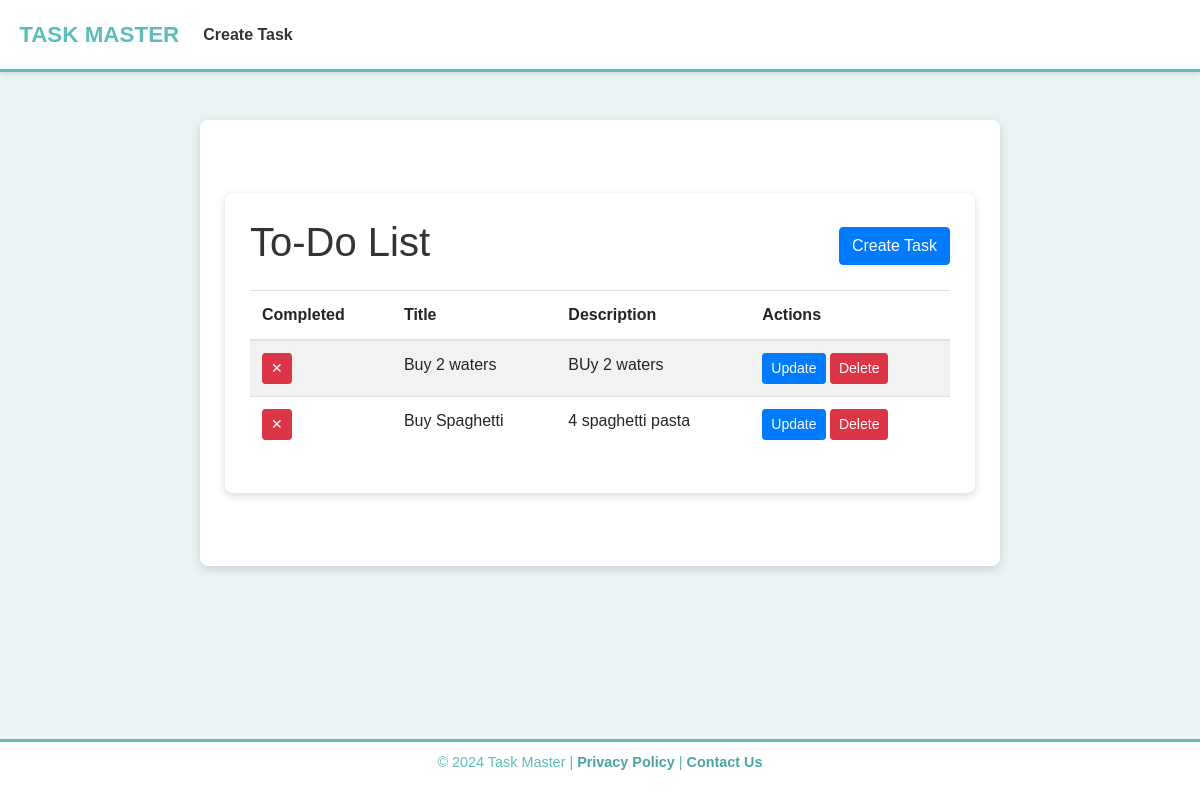
Before: / with the older database file.
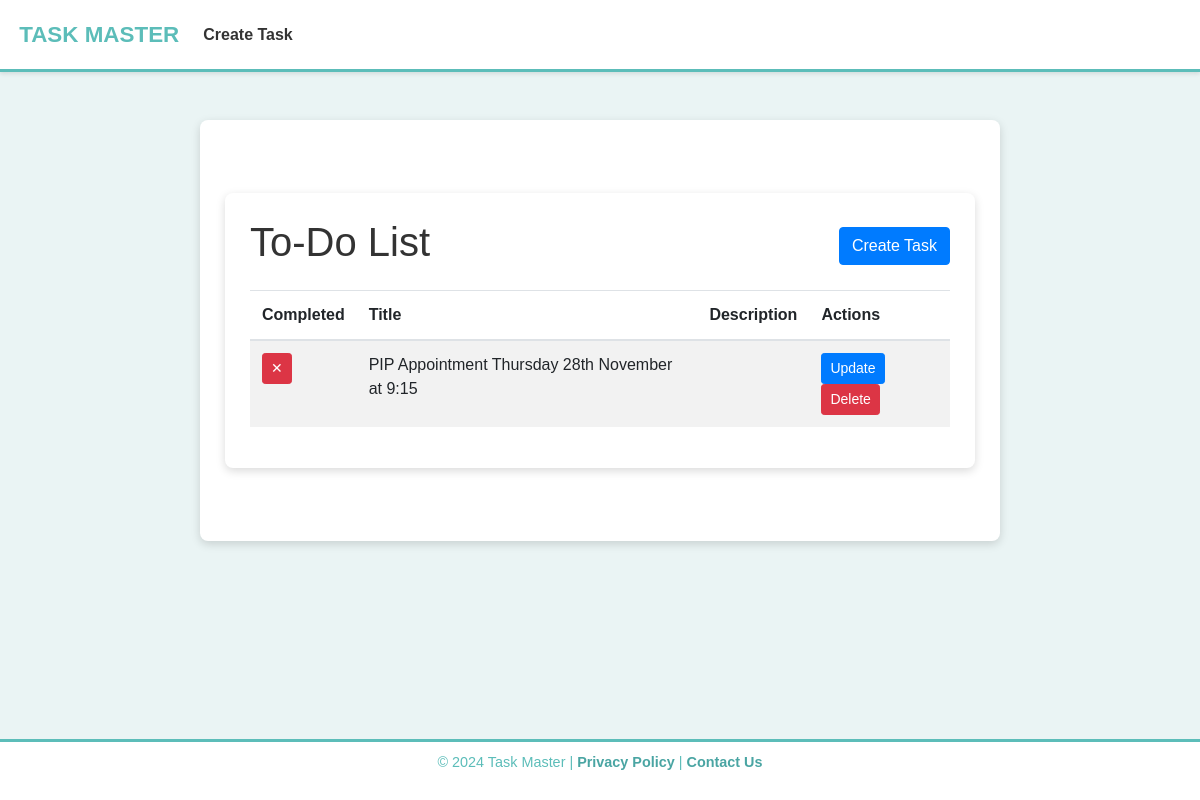
After: the same page with the newer database file.
### tasks/models.py (models this page shows)
class Task(models.Model):
    title = models.CharField(max_length=200)
    description = models.TextField(null=True, blank=True)
    completed = models.BooleanField(default=False)
    created_at = models.DateTimeField(auto_now_add=True)
    updated_at = models.DateTimeField(auto_now=True)

### tasks/views.py (the view)
# urls.py: path('', task_list, name='task_list'),
def task_list(request):
    tasks = Task.objects.all()
    return render(request, 'tasks/task_list.html', {'tasks': tasks})

### tasks/templates/tasks/task_list.html (shortened to what this page needs)
{% extends 'base.html' %}
{% block content %}
<div class="container my-5">
    <div class="row justify-content-between align-items-center mb-3">
        <div class="col-auto">
            <h1>To-Do List</h1>
        </div>
        <div class="col-auto">
            <a href="{% url 'task_create' %}" class="btn btn-primary">Create Task</a>
        </div>
    </div>
    {% if tasks %}
    <table class="table table-striped">
        <thead>
            <tr>
                <th>Completed</th>
                <th>Title</th>
                <th>Description</th>
                <th>Actions</th>
            </tr>
        </thead>
        <tbody>
            {% for task in tasks %}
            <tr>
                <td>
                    <form method="post" action="{% url 'task_update' task.id %}" class="d-inline">
                        <button type="submit" class="btn btn-{% if task.completed %}success{% else %}danger{% endif %} btn-sm">
                            {% if task.completed %}&#10003;{% else %}&#10005;{% endif %}
                        </button>
                    </form>
                </td>
                <td>{{ task.title }}</td>
                <td>{{ task.description }}</td>
                <td>
                    <a href="{% url 'task_update' task.id %}" class="btn btn-primary btn-sm">Update</a>
                    <a href="{% url 'task_delete' task.id %}" class="btn btn-danger btn-sm">Delete</a>
                </td>
            </tr>
            {% endfor %}
        </tbody>
    </table>
    {% else %}
    <div class="alert alert-info">No tasks found.</div>
    {% endif %}
</div>
{% endblock %}

### templates/base.html (shortened to what this page needs)
<!DOCTYPE html>
<html lang="en">
<head>
    <link rel="stylesheet" href="https://stackpath.bootstrapcdn.com/bootstrap/4.5.2/css/bootstrap.min.css">
</head>
<body>
    <nav class="navbar navbar-expand-lg">
        <a class="navbar-brand" href="{% url 'task_list' %}">Task Master</a>
        <div class="collapse navbar-collapse" id="navbarNav">
            <ul class="navbar-nav">
                <li class="nav-item">
                    <a class="nav-link" href="{% url 'task_create' %}">Create Task</a>
                </li>
            </ul>
        </div>
    </nav>
    <div class="container my-5">
        {% block content %}
        {% endblock %}
    </div>
    <footer>
        <p>&copy; 2024 Task Master | <a href="#">Privacy Policy</a> | <a href="#">Contact Us</a></p>
    </footer>
</body>
</html>

### templates/base.html (style rules this page uses)
body { background: #eaf4f4; color: #333333; min-height: 100vh; margin: 0; font-family: 'Arial', sans-serif; display: flex; flex-direction: column; }
.navbar { background: #ffffff; border-bottom: 3px solid #5cbdb9; padding: 0.8rem 1.2rem; box-shadow: 0 2px 4px rgba(0, 0, 0, 0.1); }
.navbar-brand { font-size: 1.4rem; color: #5cbdb9 !important; font-weight: bold; text-transform: uppercase; }
.nav-link { color: #333333 !important; font-weight: bold; margin-right: 1rem; transition: color 0.3s ease; }
.container { margin-top: 50px; max-width: 800px; background: #ffffff; border-radius: 8px; padding: 25px; box-shadow: 0 3px 10px rgba(0, 0, 0, 0.15); color: #333333; }
footer { margin-top: auto; background-color: #ffffff; color: #5cbdb9; padding: 10px 0; text-align: center; font-size: 0.9rem; border-top: 3px solid #5cbdb9; }
footer a { color: #4aa5a3; text-decoration: none; font-weight: bold; }
.container p, .container h1, .container h2, .container h3 { color: #333333 !important; }

Changed rows visible on the page:
removed Task: title "Buy 2 waters", description "BUy 2 waters"
removed Task: title "Buy Spaghetti", description "4 spaghetti pasta"
added Task: title "PIP Appointment Thursday 28th November at 9:15"
